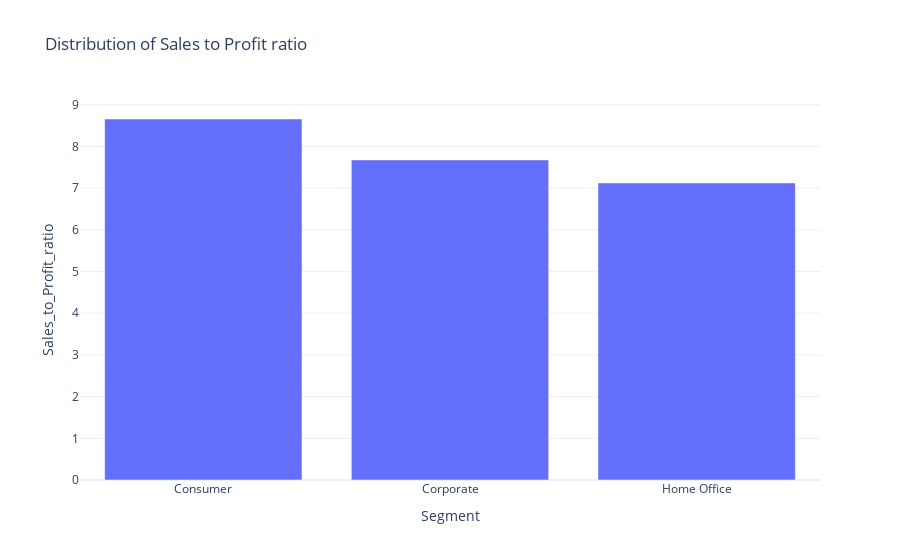

The code cell stored with this chart in its notebook:
### Code cell
fig = px.bar(sales_profit_by_segment, x='Segment', y='Sales_to_Profit_ratio', title='Distribution of Sales to Profit ratio')
fig.show()

### Figure 1 — Plotly figure (JSON) as saved in the notebook; plotly's stock layout.template omitted (floating-point values rounded to 4 significant figures)
{"data": [{"alignmentgroup": "True", "hovertemplate": "Segment=%{x}<br>Sales_to_Profit_ratio=%{y}<extra></extra>", "legendgroup": "", "marker": {"color": "#636efa", "pattern": {"shape": ""}}, "name": "", "offsetgroup": "", "orientation": "v", "showlegend": false, "textposition": "auto", "type": "bar", "x": ["Consumer", "Corporate", "Home Office"], "xaxis": "x", "y": [8.659, 7.677, 7.125], "yaxis": "y"}], "layout": {"barmode": "relative", "legend": {"tracegroupgap": 0}, "title": {"text": "Distribution of Sales to Profit ratio"}, "xaxis": {"anchor": "y", "domain": [0, 1], "title": {"text": "Segment"}}, "yaxis": {"anchor": "x", "domain": [0, 1], "title": {"text": "Sales_to_Profit_ratio"}}}}
